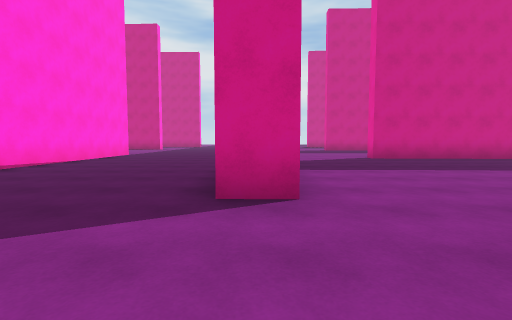
[1] (above)

24 first-person views from a walk through a 3-D level made in the Unity game engine. The camera is 1.2 m above the floor, tilts 4° down and sees 85° across. The floor is counted in squares, 2 m on a side. Each view is taken from the middle of a square. On the plan, view 1 faces up. The plan holds only what a view shows up to about 9 squares ahead; the rest is blank. The place goes on beyond the plan. The player character is not drawn.

[2]
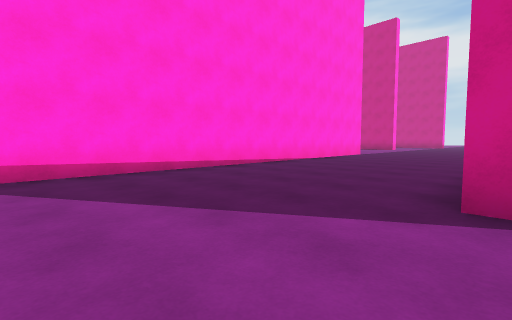

[3]
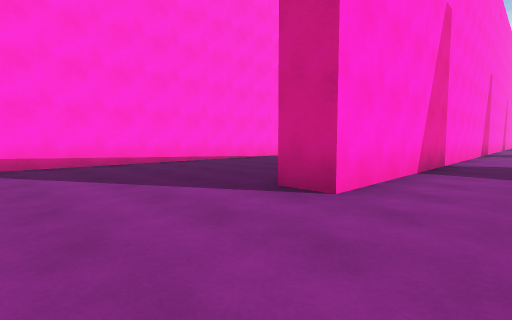

[4]
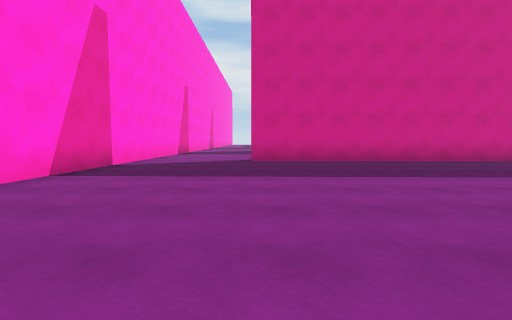

[5]
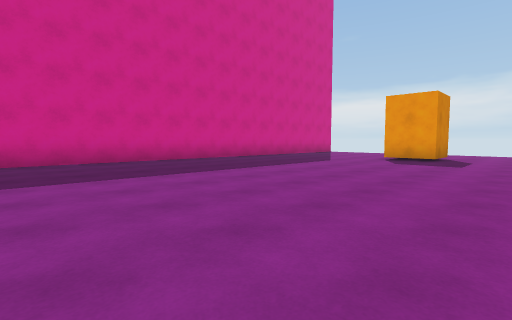

[6]
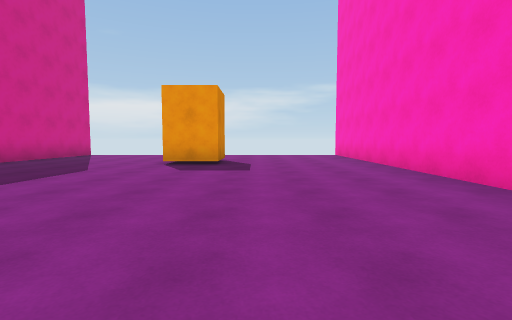

[7]
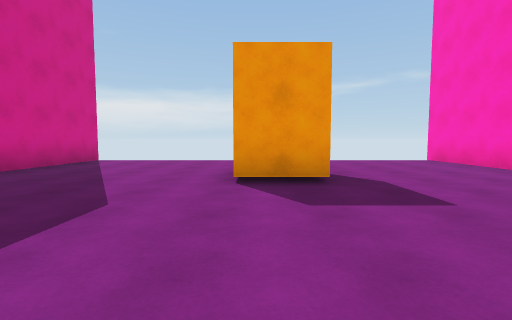

[8]
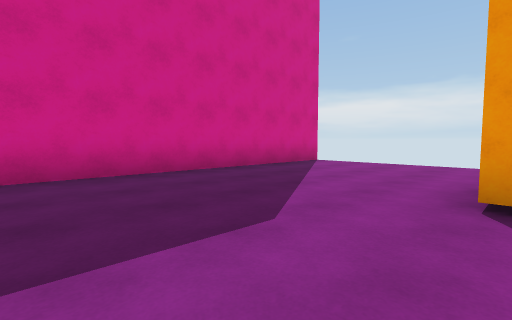

[9]
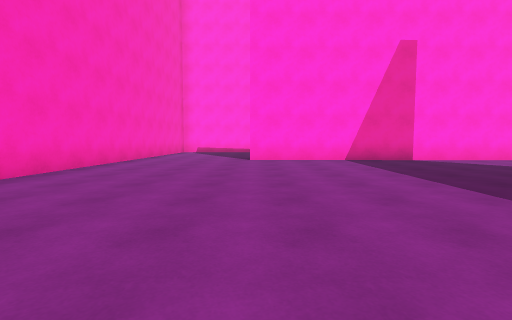

[10]
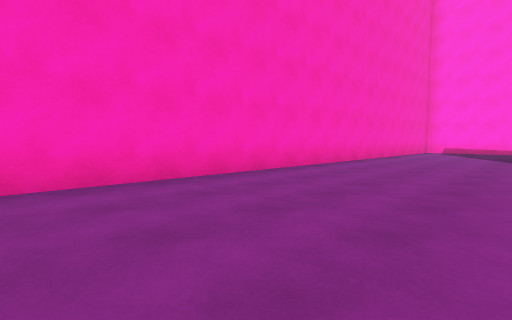

[11]
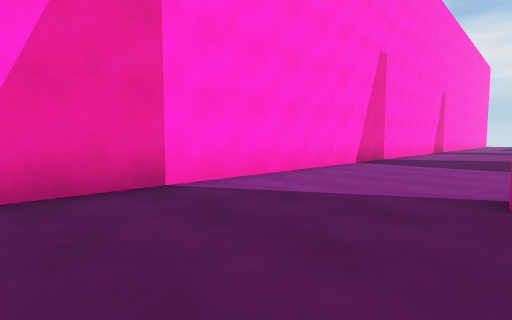

[12]
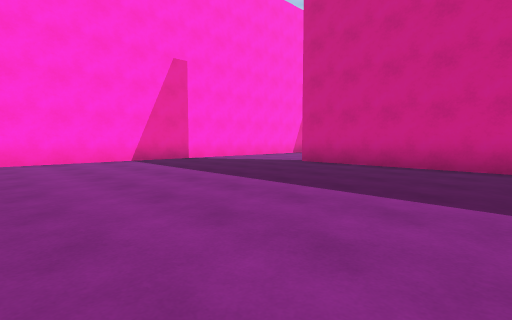

[13]
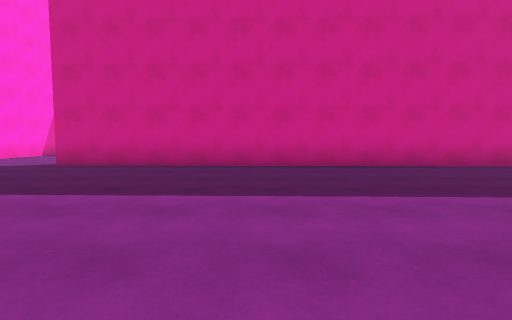

[14]
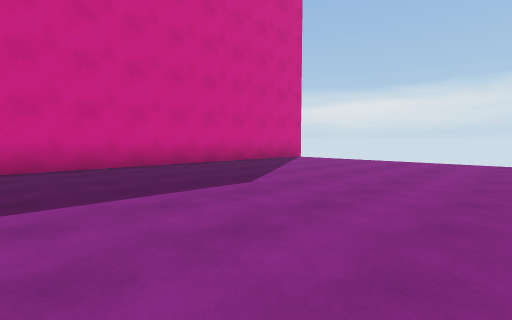

[15]
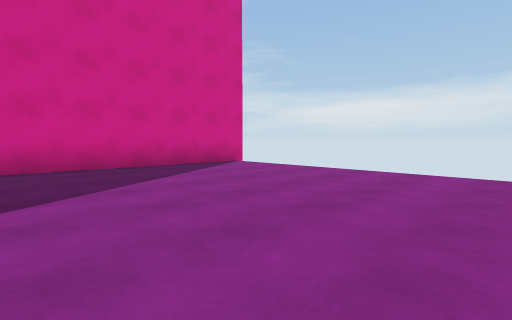

[16]
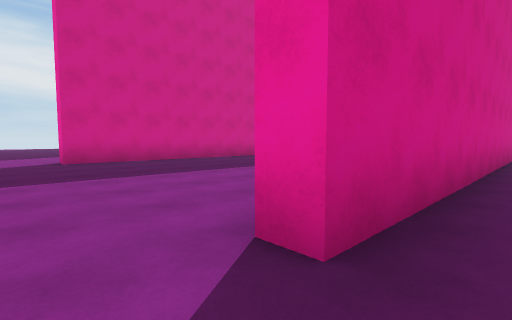

[17]
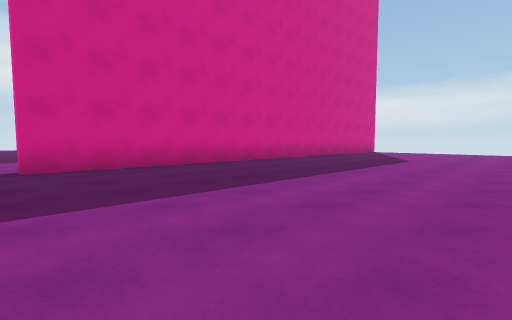

[18]
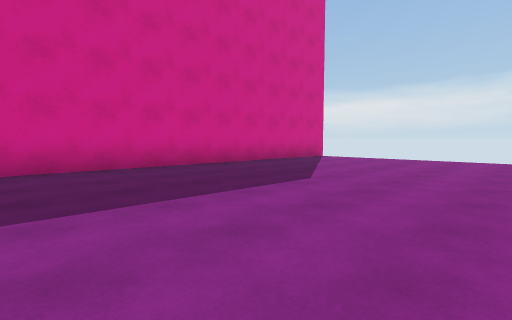

[19]
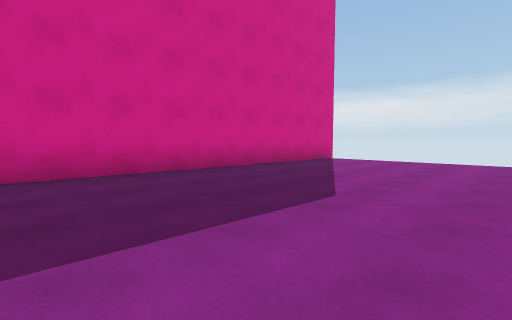

[20]
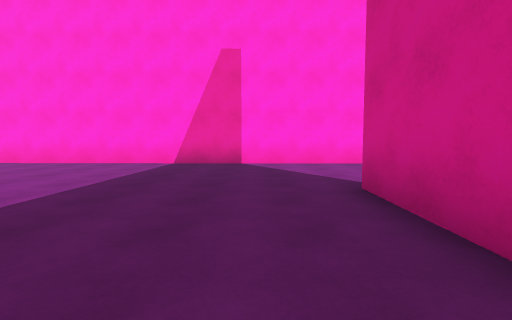

[21]
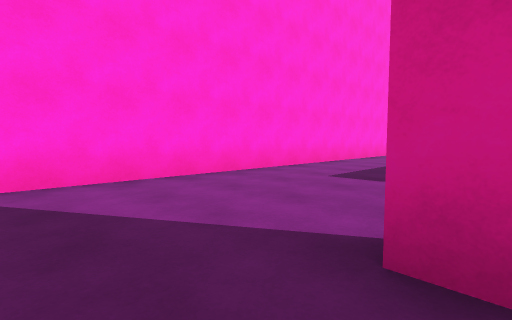

[22]
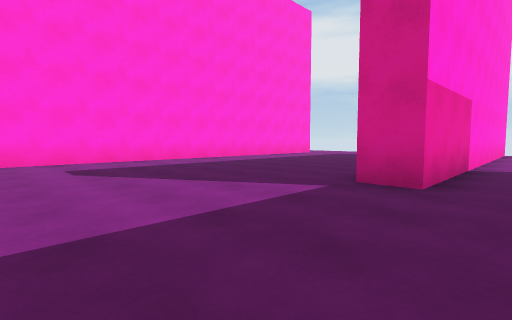

[23]
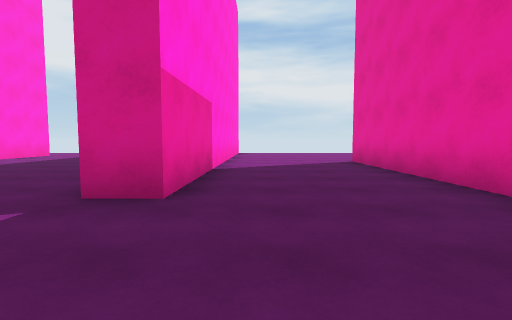

[24]
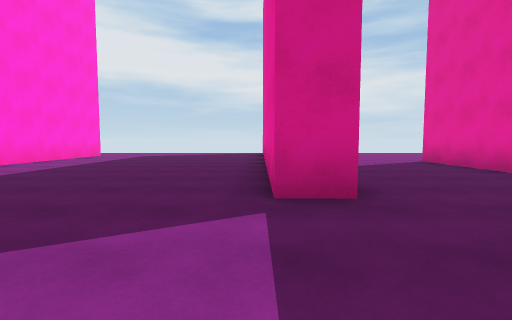

### Floor plan
Points are (right, up) in squares from view 1. A wall is a line through its corners. A room is listed if a view was taken in it or the views show most of it. See-through windows are left out.
Room 1 (views 1, 2)
walls: (-5.3, 9) (-5.3, 0.2); (0.4, 2.8) (-0.5, 2.8); (0, -0.8) (1.5, -0.8)
ways out: opening at (0.7, 1) to room 2
Room 2 (views 3, 4, 5, 6, 7, 8, 9, 10, 11, 12, 13, 14, 15, 16, 17, 18, 19, 20, 21, 22, 23, 24)
walls: (17.8, 24) (4.4, 24.3) (4.4, 24.9); (11.7, 29.9) (11.8, 34.9); (18.8, 16.3) (4.2, 16.7) (4.2, 17.3); (0.8, 31.6) (0.4, 2.8); (18.6, 8.8) (3.8, 9.2); (8.2, 38) (8.1, 29.8) (7.2, 29.9) (7.3, 34.7); (0.9, 36.1) (0.8, 33.6); (15.5, 2.9) (14, 2.9) (14, 4.4); (1.5, -0.8) (18.7, -1.3)
ways out: opening at (0.7, 1) to room 1

Where each view was taken, in squares from view 1:
view 1: 0 up, 0 right, facing up
view 2: 0 up, 0 right, facing up-left
view 3: 0 up, 2 right, facing up-left
view 4: 1 up, 4 right, facing up
view 5: 1 up, 5 right, facing up-right
view 6: 2 up, 7 right, facing right
view 7: 4 up, 10 right, facing right
view 8: 4 up, 11 right, facing up-right
view 9: 3 up, 9 right, facing left
view 10: 3 up, 10 right, facing down-left
view 11: 6 up, 4 right, facing up-left
view 12: 10 up, 9 right, facing up-left
view 13: 10 up, 9 right, facing up
view 14: 10 up, 10 right, facing up-right
view 15: 10 up, 13 right, facing up-right
view 16: 16 up, 3 right, facing up-right
view 17: 18 up, 4 right, facing up-right
view 18: 18 up, 9 right, facing up-right
view 19: 19 up, 10 right, facing up-right
view 20: 23 up, 8 right, facing left
view 21: 23 up, 5 right, facing up-left
view 22: 26 up, 9 right, facing up-left
view 23: 27 up, 9 right, facing up
view 24: 27 up, 7 right, facing up
